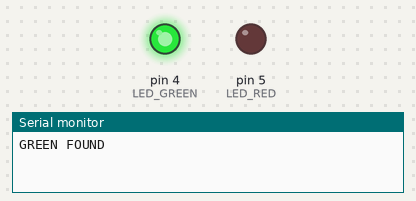
Recording of a sketch running on a simulated Arduino Uno, built with avr-gcc and run on an emulated ATmega328P. Parts: output pins drawn as LEDs (lit = HIGH), the last lines printed to the serial monitor.

Above: at 2.1 s.
At 2.6 s:
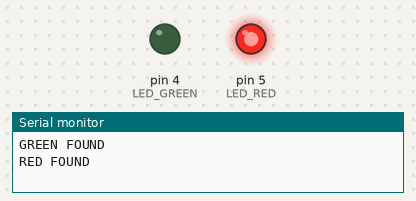
At 4.1 s:
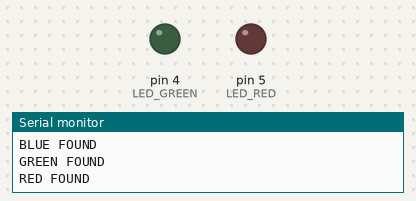
Timing chart, 0 to 5.6 s (numbered marks = the images above):
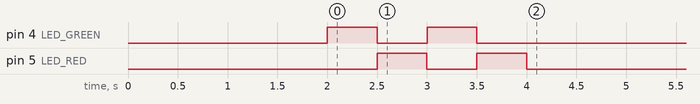

The sketch:

Lab1_Part4.ino
```cpp
#define LED_RED 5
#define LED_GREEN 4

void setup() {
  Serial.begin(9600);
  delay(2000);
  char randomLetters[] = {'S', 'E', 'G', 'H', 'R', 'W', 'X', 'Y', 'U', 'J',
                          'K', 'L', 'P', 'Q', 'M', 'N', 'O', 'A', 'B', 'C',
                          'D', 'V', 'F', 'I', 'T', 'Z', 'A', 'B', 'C', 'D',
                          'E', 'F', 'G', 'H', 'I', 'J', 'K', 'L', 'M', 'N',
                          'O', 'P', 'Q', 'R', 'S', 'T', 'U', 'V', 'W', 'X'};
  int redCount = 0;
  int greenCount = 0;
  int blueCount = 0;
  pinMode(LED_RED, OUTPUT);
  pinMode(LED_GREEN, OUTPUT);
  for(int i = 0; i < 50; i++){
    if(randomLetters[i] == 'R'){
      redCount++;
      Serial.println("RED FOUND");
      digitalWrite(LED_RED, HIGH);
      delay(500);
      digitalWrite(LED_RED, LOW);
    }
    else if(randomLetters[i] == 'G'){
      Serial.println("GREEN FOUND");
      greenCount++;
      digitalWrite(LED_GREEN, HIGH);
      delay(500);
      digitalWrite(LED_GREEN, LOW);
    }
    else if(randomLetters[i] == 'B'){
      Serial.println("BLUE FOUND");
      blueCount++;
    }
    else{
      //Do nothing
    }
  }
}

void loop() {
  // put your main code here, to run repeatedly:

}
```
